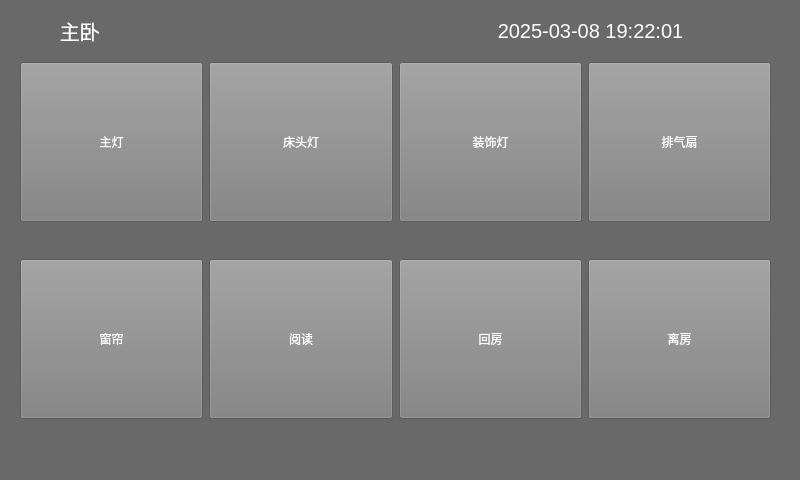
<?xml version="1.0" encoding="UTF-8"?>
<ui version="4.0">
 <class>master_bedroom</class>
 <widget class="QWidget" name="master_bedroom">
  <property name="geometry">
   <rect>
    <x>0</x>
    <y>0</y>
    <width>800</width>
    <height>480</height>
   </rect>
  </property>
  <property name="windowTitle">
   <string>Form</string>
  </property>
  <property name="styleSheet">
   <string notr="true">QWidget{
		background-color: #696969
}</string>
  </property>
  <widget class="QWidget" name="widget" native="true">
   <property name="geometry">
    <rect>
     <x>10</x>
     <y>30</y>
     <width>771</width>
     <height>421</height>
    </rect>
   </property>
   <layout class="QGridLayout" name="gridLayout">
    <property name="leftMargin">
     <number>10</number>
    </property>
    <property name="topMargin">
     <number>1</number>
    </property>
    <property name="rightMargin">
     <number>10</number>
    </property>
    <property name="spacing">
     <number>6</number>
    </property>
    <item row="0" column="0">
     <widget class="QPushButton" name="main_light">
      <property name="minimumSize">
       <size>
        <width>100</width>
        <height>160</height>
       </size>
      </property>
      <property name="styleSheet">
       <string notr="true">QPushButton
{
   color: white;
	background-color: #808080;
}
</string>
      </property>
      <property name="text">
       <string>主灯</string>
      </property>
      <property name="icon">
       <iconset resource="res.qrc">
        <normaloff>:/icons/主灯.png</normaloff>:/icons/主灯.png</iconset>
      </property>
      <property name="iconSize">
       <size>
        <width>90</width>
        <height>90</height>
       </size>
      </property>
      <property name="checkable">
       <bool>true</bool>
      </property>
     </widget>
    </item>
    <item row="0" column="1">
     <widget class="QPushButton" name="bed_light">
      <property name="minimumSize">
       <size>
        <width>100</width>
        <height>160</height>
       </size>
      </property>
      <property name="styleSheet">
       <string notr="true">QPushButton
{
   color: white;
	background-color: #808080;
}
</string>
      </property>
      <property name="text">
       <string>床头灯</string>
      </property>
      <property name="icon">
       <iconset resource="res.qrc">
        <normaloff>:/icons/床头灯.png</normaloff>:/icons/床头灯.png</iconset>
      </property>
      <property name="iconSize">
       <size>
        <width>90</width>
        <height>90</height>
       </size>
      </property>
      <property name="checkable">
       <bool>true</bool>
      </property>
     </widget>
    </item>
    <item row="0" column="2">
     <widget class="QPushButton" name="dec_light">
      <property name="minimumSize">
       <size>
        <width>100</width>
        <height>160</height>
       </size>
      </property>
      <property name="styleSheet">
       <string notr="true">QPushButton
{
   color: white;
	background-color: #808080;
}
</string>
      </property>
      <property name="text">
       <string>装饰灯</string>
      </property>
      <property name="icon">
       <iconset resource="res.qrc">
        <normaloff>:/icons/装饰灯.png</normaloff>:/icons/装饰灯.png</iconset>
      </property>
      <property name="iconSize">
       <size>
        <width>90</width>
        <height>90</height>
       </size>
      </property>
      <property name="checkable">
       <bool>true</bool>
      </property>
     </widget>
    </item>
    <item row="0" column="3">
     <widget class="QPushButton" name="fans">
      <property name="minimumSize">
       <size>
        <width>100</width>
        <height>160</height>
       </size>
      </property>
      <property name="styleSheet">
       <string notr="true">QPushButton
{
   color: white;
	background-color: #808080;
}
</string>
      </property>
      <property name="text">
       <string>排气扇</string>
      </property>
      <property name="icon">
       <iconset resource="res.qrc">
        <normaloff>:/icons/排气扇.png</normaloff>:/icons/排气扇.png</iconset>
      </property>
      <property name="iconSize">
       <size>
        <width>90</width>
        <height>90</height>
       </size>
      </property>
      <property name="checkable">
       <bool>true</bool>
      </property>
     </widget>
    </item>
    <item row="1" column="0">
     <widget class="QPushButton" name="curtain">
      <property name="minimumSize">
       <size>
        <width>100</width>
        <height>160</height>
       </size>
      </property>
      <property name="styleSheet">
       <string notr="true">QPushButton
{
   color: white;
	background-color: #808080;
}
</string>
      </property>
      <property name="text">
       <string>窗帘</string>
      </property>
      <property name="icon">
       <iconset resource="res.qrc">
        <normaloff>:/icons/窗帘.png</normaloff>:/icons/窗帘.png</iconset>
      </property>
      <property name="iconSize">
       <size>
        <width>90</width>
        <height>90</height>
       </size>
      </property>
      <property name="checkable">
       <bool>true</bool>
      </property>
     </widget>
    </item>
    <item row="1" column="1">
     <widget class="QPushButton" name="read">
      <property name="minimumSize">
       <size>
        <width>100</width>
        <height>160</height>
       </size>
      </property>
      <property name="styleSheet">
       <string notr="true">QPushButton
{
   color: white;
	background-color: #808080;
}
</string>
      </property>
      <property name="text">
       <string>阅读</string>
      </property>
      <property name="icon">
       <iconset resource="res.qrc">
        <normaloff>:/icons/阅读.png</normaloff>:/icons/阅读.png</iconset>
      </property>
      <property name="iconSize">
       <size>
        <width>90</width>
        <height>90</height>
       </size>
      </property>
      <property name="checkable">
       <bool>true</bool>
      </property>
     </widget>
    </item>
    <item row="1" column="2">
     <widget class="QPushButton" name="back_home">
      <property name="minimumSize">
       <size>
        <width>100</width>
        <height>160</height>
       </size>
      </property>
      <property name="styleSheet">
       <string notr="true">QPushButton
{
   color: white;
	background-color: #808080;
}
</string>
      </property>
      <property name="text">
       <string>回房</string>
      </property>
      <property name="icon">
       <iconset resource="res.qrc">
        <normaloff>:/icons/回房.png</normaloff>:/icons/回房.png</iconset>
      </property>
      <property name="iconSize">
       <size>
        <width>90</width>
        <height>90</height>
       </size>
      </property>
      <property name="checkable">
       <bool>false</bool>
      </property>
     </widget>
    </item>
    <item row="1" column="3">
     <widget class="QPushButton" name="leave_home">
      <property name="minimumSize">
       <size>
        <width>100</width>
        <height>160</height>
       </size>
      </property>
      <property name="styleSheet">
       <string notr="true">QPushButton
{
   color: white;
	background-color: #808080;
}
</string>
      </property>
      <property name="text">
       <string>离房</string>
      </property>
      <property name="icon">
       <iconset resource="res.qrc">
        <normaloff>:/icons/离房.png</normaloff>:/icons/离房.png</iconset>
      </property>
      <property name="iconSize">
       <size>
        <width>90</width>
        <height>90</height>
       </size>
      </property>
      <property name="checkable">
       <bool>false</bool>
      </property>
     </widget>
    </item>
   </layout>
  </widget>
  <widget class="QLabel" name="time_label">
   <property name="geometry">
    <rect>
     <x>490</x>
     <y>10</y>
     <width>201</width>
     <height>41</height>
    </rect>
   </property>
   <property name="font">
    <font>
     <pointsize>15</pointsize>
    </font>
   </property>
   <property name="styleSheet">
    <string notr="true">QLabel{
	color: white;
}</string>
   </property>
   <property name="text">
    <string>2025-03-08 19:22:01</string>
   </property>
   <property name="alignment">
    <set>Qt::AlignCenter</set>
   </property>
  </widget>
  <widget class="QLabel" name="position_label">
   <property name="geometry">
    <rect>
     <x>10</x>
     <y>10</y>
     <width>771</width>
     <height>41</height>
    </rect>
   </property>
   <property name="font">
    <font>
     <pointsize>15</pointsize>
    </font>
   </property>
   <property name="styleSheet">
    <string notr="true">QLabel{
	color: white;
}</string>
   </property>
   <property name="text">
    <string>         主卧</string>
   </property>
   <property name="alignment">
    <set>Qt::AlignLeading|Qt::AlignLeft|Qt::AlignVCenter</set>
   </property>
  </widget>
  <zorder>widget</zorder>
  <zorder>position_label</zorder>
  <zorder>time_label</zorder>
 </widget>
 <resources>
  <include location="res.qrc"/>
 </resources>
 <connections/>
</ui>
